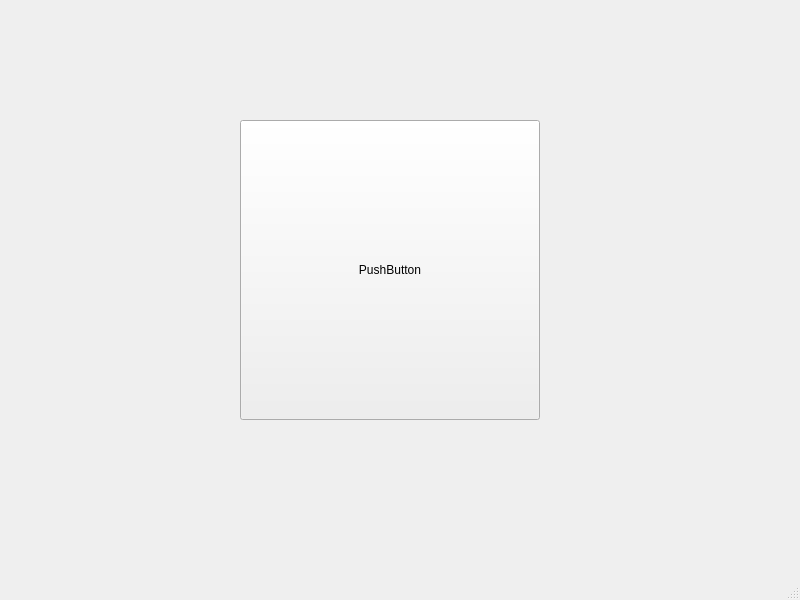
<?xml version="1.0" encoding="UTF-8"?>
<ui version="4.0">
 <class>MainWindow</class>
 <widget class="QMainWindow" name="MainWindow">
  <property name="geometry">
   <rect>
    <x>0</x>
    <y>0</y>
    <width>800</width>
    <height>600</height>
   </rect>
  </property>
  <property name="windowTitle">
   <string>MainWindow</string>
  </property>
  <widget class="QWidget" name="centralwidget">
   <widget class="QPushButton" name="pushButton">
    <property name="geometry">
     <rect>
      <x>240</x>
      <y>120</y>
      <width>300</width>
      <height>300</height>
     </rect>
    </property>
    <property name="minimumSize">
     <size>
      <width>100</width>
      <height>100</height>
     </size>
    </property>
    <property name="maximumSize">
     <size>
      <width>300</width>
      <height>300</height>
     </size>
    </property>
    <property name="text">
     <string>PushButton</string>
    </property>
   </widget>
  </widget>
  <widget class="QMenuBar" name="menubar">
   <property name="geometry">
    <rect>
     <x>0</x>
     <y>0</y>
     <width>800</width>
     <height>26</height>
    </rect>
   </property>
  </widget>
  <widget class="QStatusBar" name="statusbar"/>
 </widget>
 <resources/>
 <connections/>
</ui>
